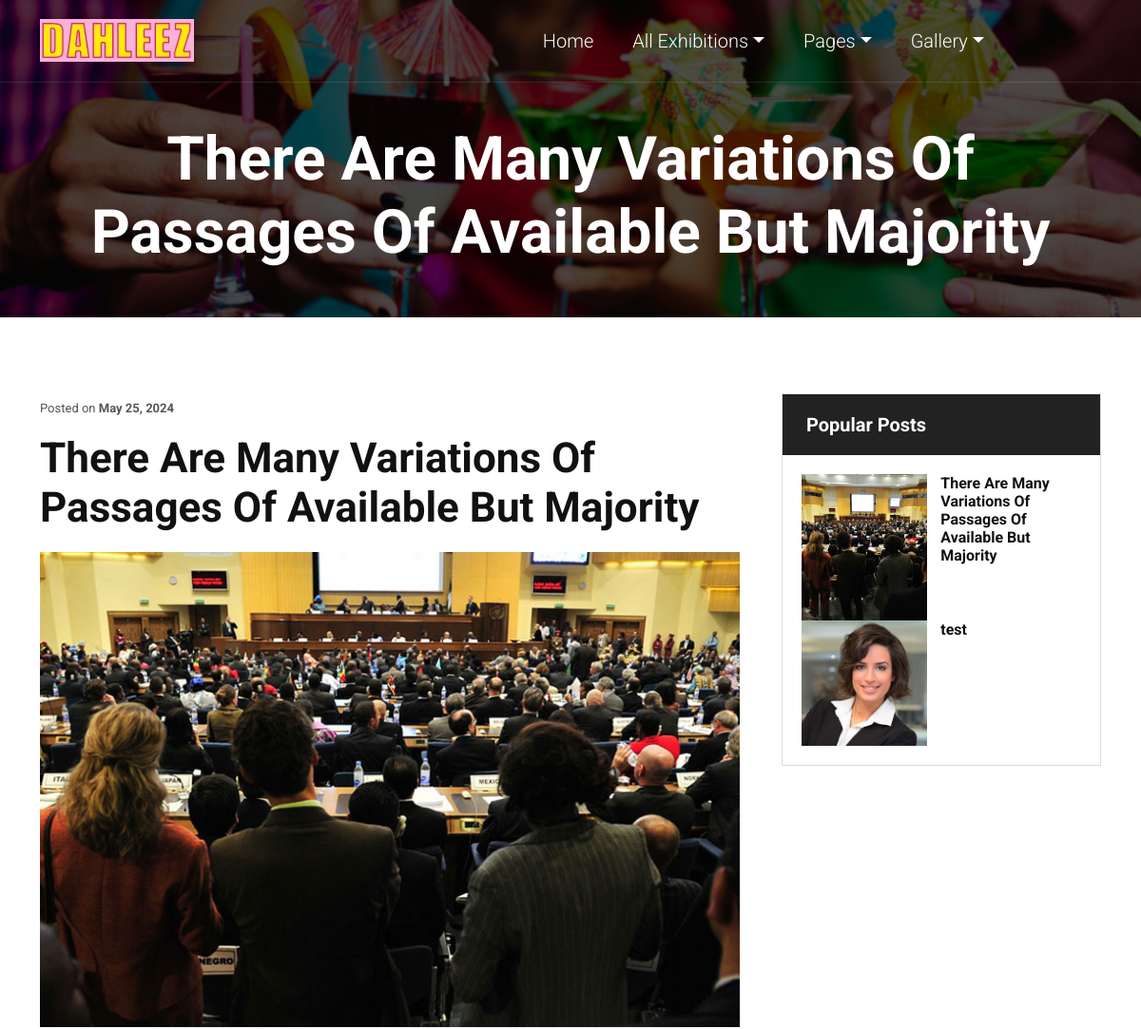
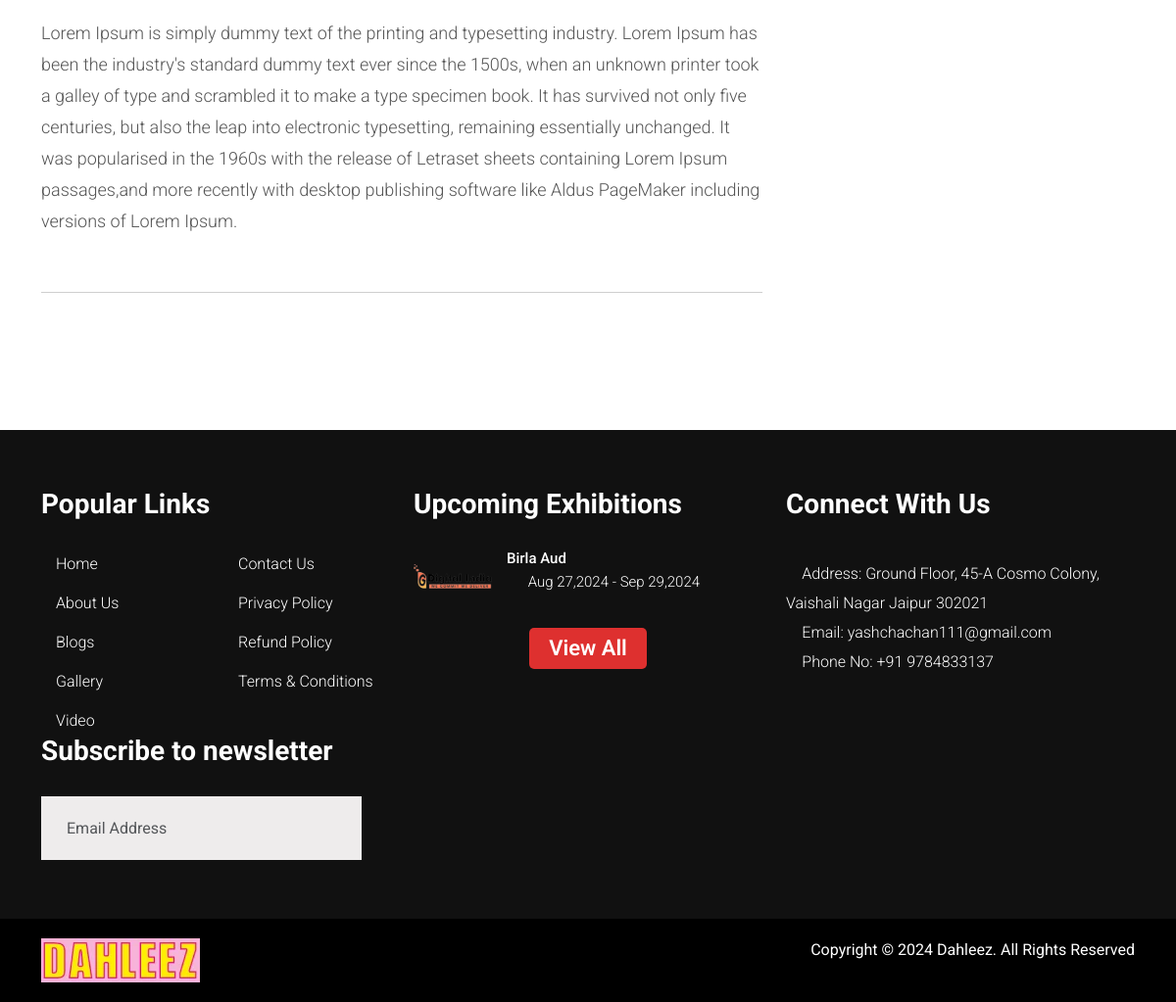
Screenshot of /blog/there-are-many-variations-of-passages-of-available with the database file from the repository (2 pictures, top to bottom).
### tables this page shows
CREATE TABLE `blog` (
  `id` int(11) NOT NULL,
  `post_title` varchar(255) NOT NULL,
  `link` varchar(50) NOT NULL,
  `image` varchar(50) NOT NULL,
  `location` text NOT NULL,
  `blogger_name` varchar(50) NOT NULL,
  `post` text NOT NULL,
  `status` int(11) NOT NULL DEFAULT '1',
  `date_added` datetime NOT NULL,
  `metatitle` varchar(500) NOT NULL,
  `metadescription` varchar(500) NOT NULL,
  `metakeywords` varchar(500) NOT NULL,
  `category` varchar(500) NOT NULL
);

CREATE TABLE `exhibition` (
  `id` int(11) NOT NULL,
  `name` varchar(255) NOT NULL,
  `link` varchar(500) NOT NULL,
  `description` text NOT NULL,
  `email` varchar(255) NOT NULL,
  `phone` varchar(15) DEFAULT NULL,
  `image` varchar(500) NOT NULL,
  `featured_image` varchar(500) NOT NULL,
  `images` longtext NOT NULL,
  `venue` varchar(255) NOT NULL,
  `featured` varchar(20) DEFAULT NULL,
  `start_date` date NOT NULL,
  `end_date` date NOT NULL,
  `status` int(11) NOT NULL DEFAULT '1'
);

### application/controllers/Home.php (called while the page is built, shortened)
<?php
class Home extends CI_Controller
{
	function __construct()
	{
		$this->load->model('Blog_model');
		$this->load->model('Product_model');
		$this->load->model('User_model');
		$this->load->model('Order_model');
		$this->Global = $this->Global_model->getdata();
		$this->Global['blogs'] = $this->Blog_model->getblogs();
		$this->Global['categories'] = $this->Product_model->getmaincategories();
		$this->Global['sliders'] = $this->Global_model->getactivesliders();
		$this->Global['exhibitions'] = $this->Product_model->getexhibitions();
		$this->Global['featuredexhibitions'] = $this->Product_model->getfeaturedexhibitions();
		$this->Global['upcomingexhibitions'] = $this->Product_model->getupcomingexhibitions();
		$this->Global['reviews'] = $this->Global_model->getactivereviews();
		$this->Global['coupons'] = $this->Global_model->getactivecoupons();
		$this->Global['brands'] = $this->Global_model->getbrands("1");
	}
	function blog($slug)
	{
		if ($this->Product_model->checkblog($slug)) {
			$this->Global['blogs'] = $this->Blog_model->get_posts(5, 0);
			$this->Global['recentblogs'] = $this->Blog_model->get_posts();
			$this->Global['blog'] = $this->Blog_model->get_post($slug);
			$this->load->view('front/blog-detail', $this->Global);
		} else {
			redirect('error');
		}
	}
}

### index.php (called while the page is built, shortened)
<?php
require_once BASEPATH.'core/CodeIgniter.php';

### application/models/Blog_model.php (called while the page is built, shortened)
<?php if ( ! defined('BASEPATH')) exit('No direct script access allowed');
class Blog_model extends CI_Model {
	function getblogs($field = NULL, $value = NULL)
    {
        $query = $this->db->get('blog');
        return $query->result_array();
    }
    function get_posts($number = 10, $start = 0)
    {
        $this->db->select();
        $this->db->from('blog');
        $this->db->where('status',1);
        $this->db->order_by('date_added','desc');
        $this->db->limit($number, $start);
        $query = $this->db->get();
        return $query->result_array();
    }
    function get_post($link)
    {
        $this->db->select();
        $this->db->from('blog');
        $this->db->where(array('status'=>1,'link'=>$link));
        $this->db->order_by('date_added','desc');
        $query = $this->db->get();
        return $query->first_row('array');
    }
}

### application/models/Product_model.php (called while the page is built, shortened)
<?php
class Product_model extends CI_Model
{
    public function getmaincategories()
    {
        $this->db->where('parent', "");
        $query = $this->db->get('category');
        return $query->result_array();
    }
    public function getexhibitions()
    {
        $query = $this->db->get('exhibition');
        return $query->result_array();
    }
    public function getupcomingexhibitions()
    {
        $current_date = date('Y-m-d');
        $this->db->where('start_date >', $current_date);
        $query = $this->db->get('exhibition');
        return $query->result_array();
    }
}

### application/views/front/blog-detail.php (the view, shortened to what this page needs)
<?php include('header.php'); ?>
<section class="inner-pages text-center">
    <div class="container">
        <div class="white_text div_zindex">
            <h1 class="page_title"><?=$blog['post_title']?></h1>
        </div>
    </div>
    <div class="dark-overlay"></div>
</section>
<section class="our_articles single_article">
    <div class="container">
        <div class="row">
            <div class="col-md-8">
                <article class="blog_wrap view_one">
                    <div class="blog_meta">
                        <p>Posted on <strong><?php $date=date_create($blog['date_added']); echo date_format($date, "F d, Y")?></strong></p>
                    </div>
                    <h3><?=$blog['post_title']?></h3>
                    <div class="blog_img margin-btm-20">
                        <img style="width: 100%; height: 500px; object-fit: cover;" src="<?=base_url('assets/front/images/'.$blog['image']);?>" class="img-fluid" alt="image">
                    </div>
                    <?=$blog['post']?>
                </article>
            </div>
            <aside class="col-md-4">
                <div class="sidebar_wrap">
                    <div class="sidebar_widgets">
                        <div class="widget_title white_text secondary-bg">
                            <h6><i class="fa fa-file-text-o" aria-hidden="true"></i> Popular Posts</h6>
                        </div>
                        <div class="popular_post">
                            <ul class="list-style-none">
                                <?php foreach($recentblogs as $recentblog){ ?>
                                <li>
                                    <div class="widget_post_img">
                                        <a href="<?=base_url('blog/'.$recentblog['link'])?>"><img src="<?=base_url('assets/front/images/'.$recentblog['image']);?>" class="img-fluid"
                                                alt="image"></a>
                                    </div>
                                    <div class="widget_post_info">
                                        <h6><a href="<?=base_url('blog/'.$recentblog['link'])?>"><?=$recentblog['post_title']?></a></h6>
                                    </div>
                                </li>
                                <?php } ?>
                            </ul>
                        </div>
                    </div>
                </div>
            </aside>
        </div>
    </div>
</section>
<?php include('footer.php'); ?>

### application/views/front/footer.php (shortened to what this page needs)
<footer class="secondary-bg footer-td">
    <div class="container">
        <div class="row">
            <div class="col-md-4 popular-link">
                <h5>Popular Links</h5>
                <div class="menu-footer-menu-container">
                    <ul id="menu-footer-menu" class="menu" style="columns:2">
                        <li id="menu-item-2462"
                            class="menu-item menu-item-type-post_type menu-item-object-page menu-item-2462"><a
                                class="js-target-scroll" href="<?=base_url()?>">Home</a></li>
                        <li id="menu-item-2462"
                            class="menu-item menu-item-type-post_type menu-item-object-page menu-item-2462"><a
                                class="js-target-scroll" href="<?=base_url('about')?>">About Us</a></li>
                        <li id="menu-item-2464"
                            class="menu-item menu-item-type-post_type menu-item-object-page menu-item-2464"><a
                                class="js-target-scroll" href="<?=base_url('blog')?>">Blogs</a></li>
                        <li id="menu-item-2394"
                            class="menu-item menu-item-type-custom menu-item-object-custom menu-item-2394"><a
                                class="js-target-scroll" href="<?=base_url('gallery')?>">Gallery</a></li>
                        <li id="menu-item-2395"
                            class="menu-item menu-item-type-custom menu-item-object-custom menu-item-2395"><a
                                class="js-target-scroll" href="<?=base_url('video')?>">Video</a></li>
                        <li id="menu-item-2463"
                            class="menu-item menu-item-type-post_type menu-item-object-page menu-item-2463"><a
                                class="js-target-scroll" href="<?=base_url('contact')?>">Contact Us</a></li>
                        <li id="menu-item-2463"
                            class="menu-item menu-item-type-post_type menu-item-object-page menu-item-2463"><a
                                class="js-target-scroll" href="<?=base_url('privacy-policy')?>">Privacy Policy</a></li>
                        <li id="menu-item-2463"
                            class="menu-item menu-item-type-post_type menu-item-object-page menu-item-2463"><a
                                class="js-target-scroll" href="<?=base_url('refund-policy')?>">Refund Policy</a></li>
                        <li id="menu-item-2463"
                            class="menu-item menu-item-type-post_type menu-item-object-page menu-item-2463"><a
                                class="js-target-scroll" href="<?=base_url('terms-conditions')?>">Terms & Conditions</a></li>
                    </ul>
                    <div class="col-sm-12">
                    <h5>Subscribe to newsletter</h5>
                    <?php include('newsletter.php') ?>
                </div>
                </div>
            </div>
            <div class="col-md-4 latest-newpost">
                <h5>Upcoming Exhibitions</h5>
                <ul class="latest-post">
                    <?php foreach($upcomingexhibitions as $footerexhibition){ ?>
                    <li class="post-wp">
                        <div class="post-img-wp">
                            <a href="<?=base_url('stalls/'.$footerexhibition['link'])?>">
                                <div class="post_img">
                                    <img src="<?=base_url('assets/front/images/'.$footerexhibition['image']);?>" style="width:80px; height:50px; object-fit:cover; object-position: top;"
                                        class="img-fluid center-block wp-post-image" alt=""></div>
                            </a>
                        </div>
                        <div class="content">
                            <h4><a href="<?=base_url('stalls/'.$footerexhibition['link'])?>"><?=$footerexhibition['name']?></a></h4>
                            <p><i class="fa fa-calendar"></i><?=date('M d,Y',strtotime($footerexhibition['start_date']))?> - <?=date('M d,Y',strtotime($footerexhibition['end_date']))?> </p>
                        </div>
                    </li>
                    <?php } ?>
                </ul>
                <li class="post-wp list-style-none text-center">
                        <a class="btn btn-danger" href="<?=base_url('exhibitions');?>" style="border-radius:5px; padding:10px 20px;">View All</a>
                </li>
            </div>
            <div class="col-md-4 footer-news">
                <h5 class="social-title">Connect With Us</h5>
                <ul class="social_links d-block">
                    <li><a href="#" style="font-size:16px"><i class="fa fa-location" aria-hidden="true"></i> Address: <?=$address?></a></li>
                    <li><a href="mailto:<?=$email?>" style="font-size:16px"><i class="fa fa-envelope" aria-hidden="true"></i> Email: <?=$email?></a></li>
                    <li><a href="tel:<?=$mobile?>" style="font-size:16px"><i class="fa fa-phone" aria-hidden="true"></i> Phone No: <?=$mobile?></a></li>
                </ul>
            </div>
        </div>
    </div>
</footer>
<footer class="secondary-bg footer-sd">
    <div class="container">
        <div class="row">
            <div class="col-md-3">
                <div class="logo">
                    <h3><a href="<?=base_url();?>"><img src="<?=base_url('assets/front/images/logo.webp')?>" alt=""></a></h3>
                </div>
            </div>
            <div class="col-md-9 copyright-text">
                Copyright © 2024 Dahleez. All Rights Reserved </div>
        </div>
    </div>
</footer>
</body>
</html>

### assets/front/css/custom.css (style rules this page uses)
.logo { text-align: left; }
#menu-footer-menu li { position: relative; }
#menu-footer-menu li a::after { left: 0px; }

### assets/front/switcher/css/color1.css (style rules this page uses)
a, a:hover, a:focus, .logo h3 a span, .logo h3 span, .navbar-default .navbar-nav > li > a:focus, .navbar-default .navbar-nav > li > a:hover, .navbar-default .navbar-nav > .active > a, .navbar-default .navbar-nav > .active > a:focus, .navbar-default .navbar-nav > .active > a:hover, .owl-buttons, .speakers_info h5, .speakers_follow_us ul li a:hover, #testimonial_slider .item h5, .panel-default > .panel-heading h4 a, .venue_info_box a:hover, .social_links li a:hover, .logo h3 a span, .logo h3 span, .footer_logo h3 a span, .footer_logo h3 span, .blog_meta p, .blog_wrap h3 a:hover, .blog_categories li a:hover, .widget_post_info h6 a:hover, .pagination > li > a, .pagination > li > span, .blog_wrap h5 a:hover, .btn-link, .speakers_style2 .speakers_follow_us ul li a:hover, #schedule .tab-content .nav-tabs li a.active, #schedule .tab-content .nav-tabs li:hover a { color:#de302f; fill: #de302f; }
.btn, .primary-bg, .red-overlay, ul.nav-tabs li a.active, ul.nav-tabs li a:hover, .nav-tabs li a:focus, .owl-pagination .owl-page.active, .back-top a, label.error.wobble-error, .demo_changer .demo-icon, .quote_post .blog_img blockquote, .pagination > .active > a, .pagination > .active > a:focus, .pagination > .active > a:hover, .pagination > .active > span, .pagination > .active > span:focus, .pagination > .active > span:hover, .share_article ul li:hover, .pricing_style2 .table_head, .schedule_style3 .schedule_wrap { background:#de302f; fill: #de302f; }
.latest-post .content p .fa { color: #de302f; }

### assets/front/switcher/css/color2.css (style rules this page uses)
a, a:hover, a:focus, .logo h3 a span, .logo h3 span, .navbar-default .navbar-nav > li > a:focus, .navbar-default .navbar-nav > li > a:hover, .navbar-default .navbar-nav > .active > a, .navbar-default .navbar-nav > .active > a:focus, .navbar-default .navbar-nav > .active > a:hover, .owl-buttons, .speakers_info h5, .speakers_follow_us ul li a:hover, #testimonial_slider .item h5, .panel-default > .panel-heading h4 a, .venue_info_box a:hover, .social_links li a:hover, .logo h3 a span, .logo h3 span, .footer_logo h3 a span, .footer_logo h3 span, .blog_meta p, .blog_wrap h3 a:hover, .blog_categories li a:hover, .widget_post_info h6 a:hover, .pagination > li > a, .pagination > li > span, .blog_wrap h5 a:hover, .btn-link, .speakers_style2 .speakers_follow_us ul li a:hover, #schedule .tab-content .nav-tabs li a.active, #schedule .tab-content .nav-tabs li:hover a { color:#f76d2b; fill: #f76d2b; }
.btn, .primary-bg, .red-overlay, ul.nav-tabs li a.active, ul.nav-tabs li a:hover, .nav-tabs li a:focus, .owl-pagination .owl-page.active, .back-top a, label.error.wobble-error, .demo_changer .demo-icon, .quote_post .blog_img blockquote, .pagination > .active > a, .pagination > .active > a:focus, .pagination > .active > a:hover, .pagination > .active > span, .pagination > .active > span:focus, .pagination > .active > span:hover, .share_article ul li:hover, .pricing_style2 .table_head, .schedule_style3 .schedule_wrap { background:#f76d2b; fill: #f76d2b; }
.latest-post .content p .fa { color: #f76d2b; }

### rows the page displays
blog: post_title "There Are Many Variations Of Passages Of Available But Majority", date_added "May 25, 2024", image (picture), post "Lorem Ipsum is simply dummy text of the printing and typesetting industry. Lorem Ipsum has been the industry's standard dummy text ever since the 1500s, when an unknown printer took a galley of type and scrambled it to make a type specimen book. It has survived not only five centuries, but also the leap into electronic typesetting, remaining essentially unchanged. It was popularised in the 1960s with the release of Letraset sheets containing Lorem Ipsum passages,and more recently with desktop publishing software like Aldus PageMaker including versions of Lorem Ipsum."
blog: image (picture), post_title "test"
exhibition: image (picture), name "Birla Aud", start_date "Aug 27,2024", end_date "Sep 29,2024"

### other values shown
$address "Ground Floor, 45-A Cosmo Colony, Vaishali Nagar Jaipur 302021"
$email "yashchachan111@gmail.com"
$mobile "+91 9784833137"
